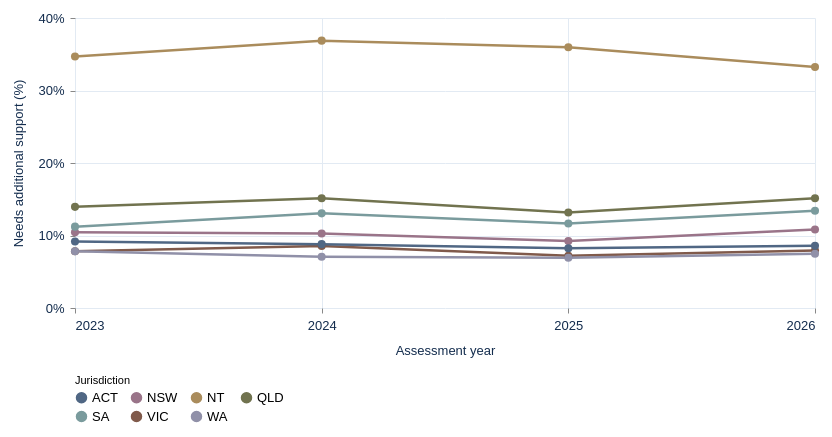

Specify this chart in Vega-Lite:
### Vega-Lite specification from a JSON file in a GitHub repository (floating-point values rounded to 4 significant figures)
{"$schema": "https://vega.github.io/schema/vega-lite/v5.json", "background": "transparent", "padding": 12, "config": {"font": "Arial", "view": {"stroke": null}, "axis": {"labelFontSize": 13, "titleFontSize": 13, "titleFontWeight": "normal", "labelColor": "#142d4e", "titleColor": "#142d4e", "domain": false, "gridColor": "#e2eaf3", "labelPadding": 6, "titlePadding": 12}, "legend": {"orient": "bottom", "titleLimit": 300, "labelLimit": 220, "labelFontSize": 13, "titleFontSize": 11, "titleFontWeight": "normal"}, "title": {"anchor": "start", "fontSize": 14, "color": "#142d4e"}}, "width": 740, "height": 290, "data": {"values": [{"year": 2023, "state": "New South Wales", "abbr": "NSW", "support": 10.44, "flag": ""}, {"year": 2023, "state": "Victoria", "abbr": "VIC", "support": 7.838, "flag": ""}, {"year": 2023, "state": "Queensland", "abbr": "QLD", "support": 13.95, "flag": "#"}, {"year": 2023, "state": "South Australia", "abbr": "SA", "support": 11.22, "flag": ""}, {"year": 2023, "state": "Western Australia", "abbr": "WA", "support": 7.837, "flag": ""}, {"year": 2023, "state": "Northern Territory", "abbr": "NT", "support": 34.69, "flag": "#"}, {"year": 2023, "state": "Australian Capital Territory", "abbr": "ACT", "support": 9.168, "flag": ""}, {"year": 2024, "state": "New South Wales", "abbr": "NSW", "support": 10.28, "flag": ""}, {"year": 2024, "state": "Victoria", "abbr": "VIC", "support": 8.549, "flag": ""}, {"year": 2024, "state": "Queensland", "abbr": "QLD", "support": 15.14, "flag": "#"}, {"year": 2024, "state": "South Australia", "abbr": "SA", "support": 13.05, "flag": ""}, {"year": 2024, "state": "Western Australia", "abbr": "WA", "support": 7.061, "flag": ""}, {"year": 2024, "state": "Northern Territory", "abbr": "NT", "support": 36.88, "flag": "#"}, {"year": 2024, "state": "Australian Capital Territory", "abbr": "ACT", "support": 8.807, "flag": ""}, {"year": 2025, "state": "New South Wales", "abbr": "NSW", "support": 9.228, "flag": ""}, {"year": 2025, "state": "Victoria", "abbr": "VIC", "support": 7.198, "flag": ""}, {"year": 2025, "state": "Queensland", "abbr": "QLD", "support": 13.18, "flag": "#"}, {"year": 2025, "state": "South Australia", "abbr": "SA", "support": 11.66, "flag": ""}, {"year": 2025, "state": "Western Australia", "abbr": "WA", "support": 6.926, "flag": ""}, {"year": 2025, "state": "Northern Territory", "abbr": "NT", "support": 35.97, "flag": "#"}, {"year": 2025, "state": "Australian Capital Territory", "abbr": "ACT", "support": 8.253, "flag": ""}, {"year": 2026, "state": "New South Wales", "abbr": "NSW", "support": 10.84, "flag": ""}, {"year": 2026, "state": "Victoria", "abbr": "VIC", "support": 7.937, "flag": ""}, {"year": 2026, "state": "Queensland", "abbr": "QLD", "support": 15.14, "flag": "#"}, {"year": 2026, "state": "South Australia", "abbr": "SA", "support": 13.42, "flag": ""}, {"year": 2026, "state": "Western Australia", "abbr": "WA", "support": 7.479, "flag": ""}, {"year": 2026, "state": "Northern Territory", "abbr": "NT", "support": 33.25, "flag": "#"}, {"year": 2026, "state": "Australian Capital Territory", "abbr": "ACT", "support": 8.57, "flag": ""}]}, "mark": {"type": "line", "point": {"filled": true, "size": 65}, "strokeWidth": 2.5}, "encoding": {"x": {"field": "year", "type": "quantitative", "title": "Assessment year", "axis": {"format": "d", "values": [2023, 2024, 2025, 2026]}}, "y": {"field": "support", "type": "quantitative", "title": "Needs additional support (%)", "scale": {"domain": [0, 40]}, "axis": {"values": [0, 10, 20, 30, 40], "labelExpr": "datum.value + '%'"}}, "color": {"field": "abbr", "type": "nominal", "title": "Jurisdiction", "scale": {"range": ["#506784", "#9a7489", "#aa8c5c", "#71734f", "#7a9b9d", "#805a4b", "#9090a8"]}, "legend": {"columns": 4}}, "detail": {"field": "state"}, "tooltip": [{"field": "state", "title": "State / territory"}, {"field": "year", "title": "Year", "format": "d"}, {"field": "support", "title": "Needs additional support (%)", "format": ".1f"}, {"field": "flag", "title": "Reporting flag"}], "opacity": {"condition": {"test": "focus_state === 'All states' || datum.state === focus_state", "value": 1}, "value": 0.16}, "strokeWidth": {"condition": {"test": "datum.state === focus_state", "value": 4}, "value": 2.5}}, "params": [{"name": "focus_state", "value": "All states"}]}
